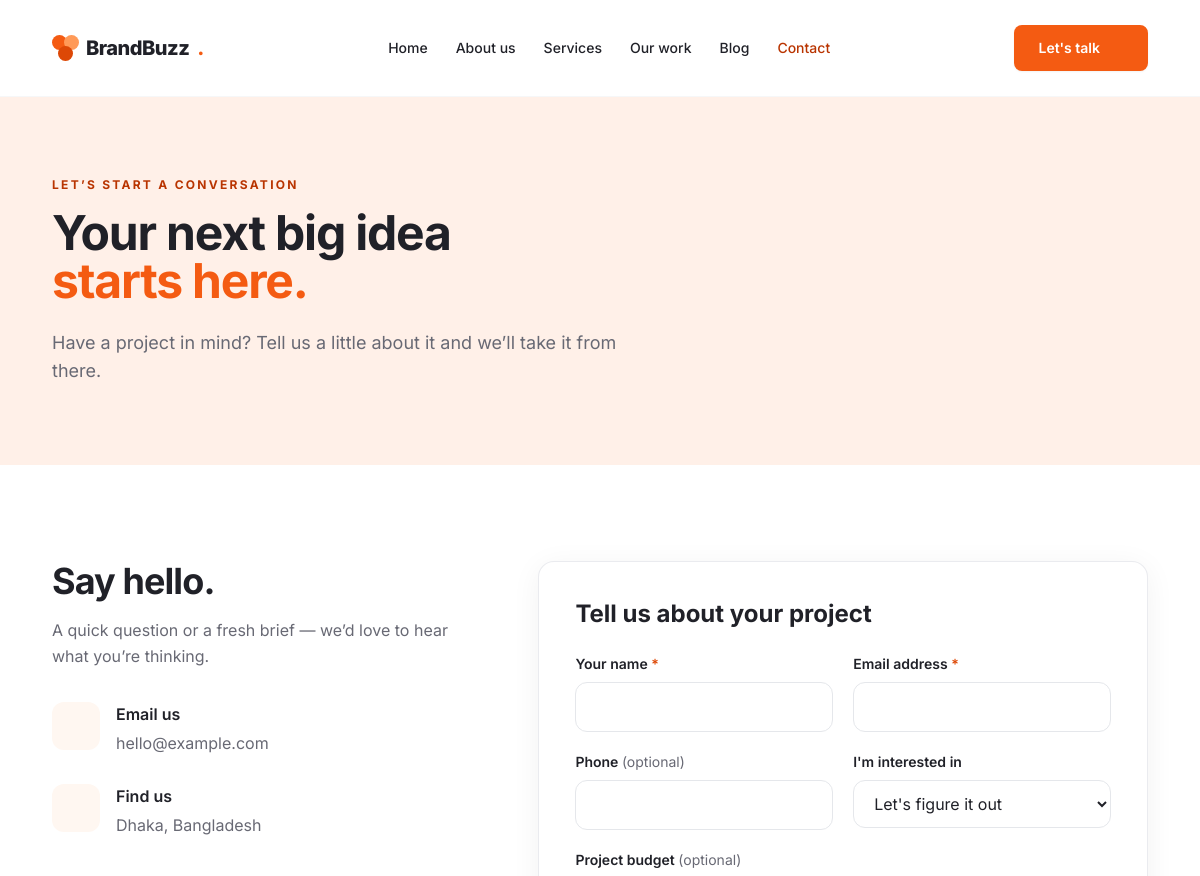
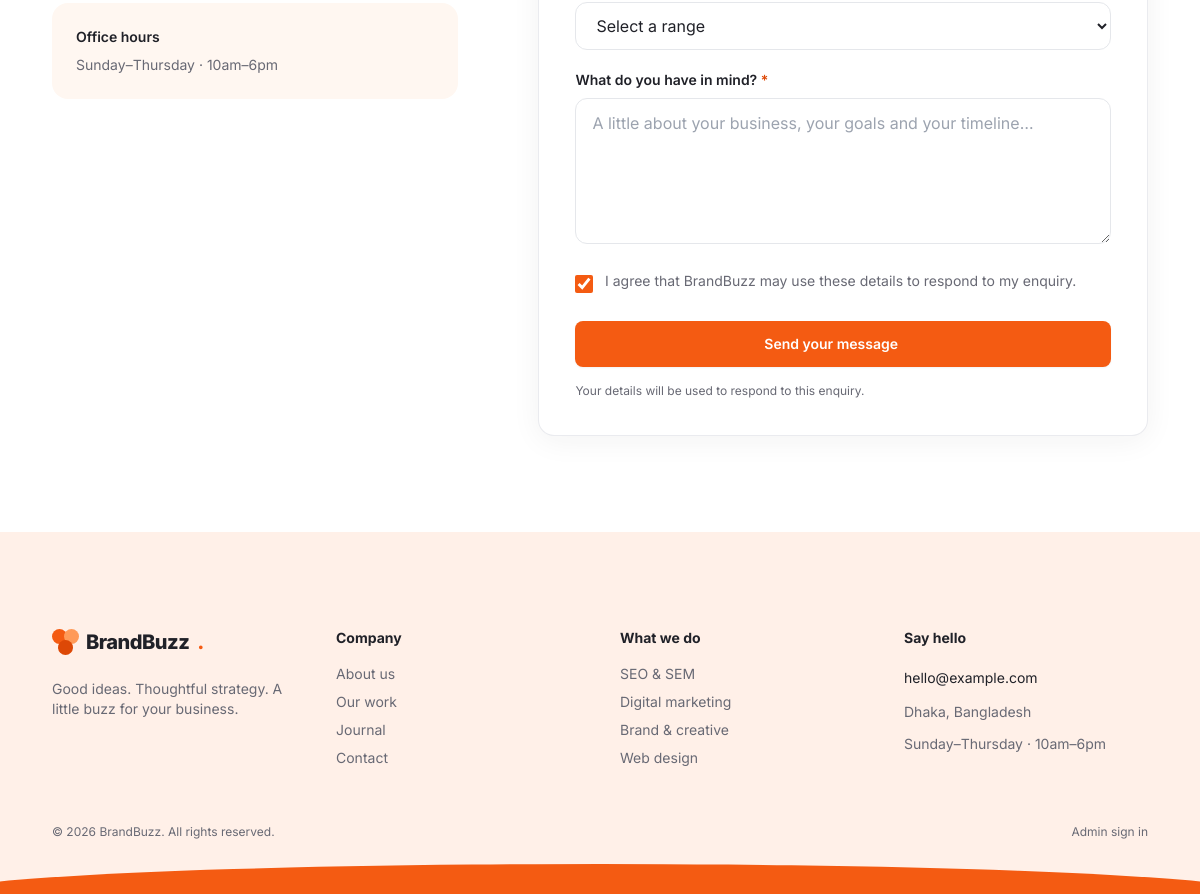
The page /contact.php on the database its author committed (2 pictures, top to bottom).
### tables this page shows
CREATE TABLE IF NOT EXISTS services (
 id BIGINT UNSIGNED AUTO_INCREMENT PRIMARY KEY,
 title VARCHAR(140) NOT NULL,
 slug VARCHAR(160) NOT NULL UNIQUE,
 excerpt VARCHAR(300) NOT NULL,
 content MEDIUMTEXT NOT NULL,
 icon VARCHAR(30) NOT NULL DEFAULT 'sparkles',
 accent VARCHAR(20) NOT NULL DEFAULT 'orange',
 status ENUM('draft','published') NOT NULL DEFAULT 'draft',
 sort_order INT UNSIGNED NOT NULL DEFAULT 0,
 created_at TIMESTAMP NOT NULL DEFAULT CURRENT_TIMESTAMP,
 updated_at TIMESTAMP NOT NULL DEFAULT CURRENT_TIMESTAMP ON UPDATE CURRENT_TIMESTAMP,
 INDEX idx_services_status_sort (status,sort_order)
);

### app/controllers/ContactController.php (called while the page is built, shortened)
<?php
final class ContactController {
    public static function index(): void {
        $services = Service::published();
        $old = $_SESSION['contact_old'] ?? ['service' => query('service')];
        public_page('contact/index', compact('services', 'old', 'errors') + ['active' => 'contact', 'title' => 'Contact us', 'canonical' => page_url('contact')]);
    }
}

### public/contact.php (called while the page is built)
<?php
require dirname(__DIR__) . '/app/bootstrap.php';
ContactController::index();

### app/models/Setting.php (called while the page is built, shortened)
<?php
final class Setting {
    private static ?array $cache = null;
    public static function all(): array { if (self::$cache === null) self::$cache = Database::connection()->query('SELECT setting_key, setting_value FROM settings')->fetchAll(PDO::FETCH_KEY_PAIR); return self::$cache; }
    public static function get(string $key, string $default = ''): string { return (string)(self::all()[$key] ?? $default); }
}

### app/config/constants.php (called while the page is built, shortened)
<?php
function env(string $key, string $default = ''): string { $value = getenv($key); return $value === false ? $default : $value; }

### app/bootstrap.php (called while the page is built, shortened)
<?php
require_once __DIR__ . '/config/constants.php';
require_once __DIR__ . '/config/database.php';
spl_autoload_register(function(string $class): void {
    foreach (['models','controllers'] as $directory) { $path = __DIR__ . '/' . $directory . '/' . $class . '.php'; if (is_file($path)) { require_once $path; return; } }
});
require_once __DIR__ . '/helpers/functions.php';

### app/config/database.php (called while the page is built, shortened)
<?php
final class Database {
    private static ?PDO $connection = null;
    public static function connection(): PDO {
        if (self::$connection !== null) return self::$connection;
        $database = env('DB_DATABASE', 'brandbuzz_agency');
        $host = env('DB_HOST', '127.0.0.1');
        $port = (int) env('DB_PORT', '3306');
        self::$connection = new PDO("mysql:host={$host};port={$port};dbname={$database};charset=utf8mb4", env('DB_USERNAME', 'root'), env('DB_PASSWORD'), [
            PDO::ATTR_ERRMODE => PDO::ERRMODE_EXCEPTION,
            PDO::ATTR_DEFAULT_FETCH_MODE => PDO::FETCH_ASSOC,
            PDO::ATTR_EMULATE_PREPARES => false,
        ]);
        return self::$connection;
    }
}

### app/models/Model.php (called while the page is built, shortened)
<?php
abstract class Model {
    protected static string $table;
    public static function db(): PDO { return Database::connection(); }
    public static function published(): array { return static::db()->query('SELECT * FROM ' . static::$table . " WHERE status = 'published' ORDER BY sort_order ASC, id DESC")->fetchAll(); }
}

### resources/views/contact/index.php (the view, shortened to what this page needs)
<section class="page-intro"><div class="container-page"><p class="eyebrow">Let’s start a conversation</p><h1>Your next big idea<br><span class="text-brand-500">starts here.</span></h1><p class="mt-6 text-lg text-muted max-w-xl">Have a project in mind? Tell us a little about it and we’ll take it from there.</p></div></section><section class="container-page section-space grid lg:grid-cols-[.8fr_1.2fr] gap-12 lg:gap-20"><div><h2 class="section-title">Say hello.</h2><p class="text-muted mt-4 mb-8">A quick question or a fresh brief — we’d love to hear what you’re thinking.</p><div class="space-y-7"><?php foreach([['mail','Email us',setting('contact_email','hello@example.com')],['phone','Give us a call',setting('contact_phone','Add your phone number in settings')],['pin','Find us',setting('contact_address','Dhaka, Bangladesh')]] as $item): ?><?php if(trim($item[2])==='') continue; ?><div class="flex gap-4"><span class="w-12 h-12 flex-none rounded-xl bg-brand-50 text-brand-600 flex items-center justify-center"><?= icon($item[0]) ?></span><div><h3 class="font-semibold text-base"><?= e($item[1]) ?></h3><p class="text-muted mt-1 break-words"><?php if($item[0]==='mail'): ?><a href="mailto:<?= e($item[2]) ?>"><?= e($item[2]) ?></a><?php elseif($item[0]==='phone' && preg_match('/[0-9]{5,}/',preg_replace('/\D/','',$item[2]))): ?><a href="tel:<?= e(preg_replace('/[^+0-9]/','',$item[2])) ?>"><?= e($item[2]) ?></a><?php else: ?><?= e($item[2]) ?><?php endif ?></p></div></div><?php endforeach ?></div><div class="mt-10 p-6 rounded-2xl bg-brand-50"><p class="font-semibold text-sm">Office hours</p><p class="text-muted text-sm mt-2"><?= e(setting('office_hours','Sunday–Thursday · 10am–6pm')) ?></p></div></div>
<div class="card p-6 md:p-9" id="contact-form"><h2 class="text-2xl font-bold mb-6">Tell us about your project</h2>
<form method="post" action="<?= e(page_url('contact')) ?>#contact-form">
  <div class="grid sm:grid-cols-2 gap-5"><div><label for="name">Your name <span class="text-brand-600">*</span></label><input id="name" name="name" autocomplete="name" required maxlength="100" value="<?= e($old['name'] ?? '') ?>"></div><div><label for="email">Email address <span class="text-brand-600">*</span></label><input type="email" id="email" name="email" autocomplete="email" required maxlength="190" value="<?= e($old['email'] ?? '') ?>"></div><div><label for="phone">Phone <span class="text-muted font-normal">(optional)</span></label><input type="tel" id="phone" name="phone" autocomplete="tel" maxlength="40" value="<?= e($old['phone'] ?? '') ?>"></div><div><label for="service">I'm interested in</label><select id="service" name="service"><option value="">Let's figure it out</option><?php foreach($services as $service): ?><option value="<?= e($service['title']) ?>" <?= ($old['service'] ?? '') === $service['title'] ? 'selected' : '' ?>><?= e($service['title']) ?></option><?php endforeach ?></select></div></div>
  <div class="mt-5"><label for="budget">Project budget <span class="text-muted font-normal">(optional)</span></label><select id="budget" name="budget"><?php foreach([''=>'Select a range','Under ৳25,000'=>'Under ৳25,000','৳25,000–৳75,000'=>'৳25,000–৳75,000','৳75,000–৳200,000'=>'৳75,000–৳200,000','৳200,000+'=>'৳200,000+','Let’s discuss'=>'Let’s discuss'] as $value=>$label): ?><option value="<?= e($value) ?>" <?= ($old['budget'] ?? '')===$value?'selected':'' ?>><?= e($label) ?></option><?php endforeach ?></select></div>
  <div class="mt-5"><label for="message">What do you have in mind? <span class="text-brand-600">*</span></label><textarea id="message" name="message" required maxlength="5000" rows="5" placeholder="A little about your business, your goals and your timeline…"><?= e($old['message'] ?? '') ?></textarea></div>
  <label class="flex items-start gap-3 text-sm text-muted font-normal mt-5"><input type="checkbox" name="consent" value="1" checked class="flex-none mt-1">I agree that BrandBuzz may use these details to respond to my enquiry.</label>
  <button class="btn btn-primary w-full mt-5" type="submit">Send your message <?= icon('arrow','w-4 h-4') ?></button><p class="text-xs text-muted mt-4">Your details will be used to respond to this enquiry.</p>
</form></div></section>

### resources/views/layouts/footer.php (shortened to what this page needs)
<footer class="bg-peach pt-24 overflow-hidden">
  <div class="container-page grid sm:grid-cols-2 lg:grid-cols-4 gap-10 pb-14">
    <div><a class="brand" href="<?= e(page_url()) ?>"><span class="brand-mark" aria-hidden="true"><i></i><i></i><i></i></span><?= e(setting('site_name','BrandBuzz')) ?><span>.</span></a><p class="mt-4 text-sm text-muted max-w-xs"><?= e(setting('footer_text','Good ideas. Thoughtful strategy. A little buzz for your business.')) ?></p></div>
    <div><h3 class="text-sm font-bold mb-4">Company</h3><ul class="space-y-2 text-sm text-muted"><?php foreach(['about'=>'About us','portfolio'=>'Our work','blog'=>'Journal','contact'=>'Contact'] as $key=>$label): ?><li><a class="hover:text-brand-600" href="<?= e(page_url($key)) ?>"><?= e($label) ?></a></li><?php endforeach ?></ul></div>
    <div><h3 class="text-sm font-bold mb-4">What we do</h3><ul class="space-y-2 text-sm text-muted"><?php foreach(array_slice(Service::published(),0,4) as $item): ?><li><a class="hover:text-brand-600" href="<?= e(page_url('services',['slug'=>$item['slug']])) ?>"><?= e($item['title']) ?></a></li><?php endforeach ?></ul></div>
    <div><h3 class="text-sm font-bold mb-4">Say hello</h3><a class="text-sm break-words hover:text-brand-600" href="mailto:<?= e(setting('contact_email','hello@example.com')) ?>"><?= e(setting('contact_email','hello@example.com')) ?></a><p class="text-sm text-muted mt-3"><?= e(setting('contact_address','Dhaka, Bangladesh')) ?></p><p class="text-sm text-muted mt-3"><?= e(setting('office_hours','Sunday–Thursday · 10am–6pm')) ?></p></div>
  </div>
  <div class="container-page flex flex-wrap justify-between gap-4 pb-6 text-xs text-muted"><p>© <?= date('Y') ?> <?= e(setting('site_name','BrandBuzz')) ?>. All rights reserved.</p><a href="<?= e(url('admin/login.php')) ?>" class="hover:text-brand-600">Admin sign in</a></div>
  <div class="footer-wave" aria-hidden="true"></div>
</footer>
</body></html>

### rows shown on the page
services: title "SEO & SEM"
services: title "Digital marketing"
services: title "Brand & creative"
services: title "Web design"

### other values the page prints
setting('site_name','BrandBuzz') "BrandBuzz"
$label "Home"
$label "About us"
$label "Services"
$label "Our work"
$label "Blog"
$label "Contact"
$item[1] "Email us"
$item[2] "hello@example.com"
$item[1] "Find us"
$item[2] "Dhaka, Bangladesh"
setting('office_hours','Sunday–Thursday · 10am–6pm') "Sunday–Thursday · 10am–6pm"
$label "Journal"
setting('contact_email','hello@example.com') "hello@example.com"
setting('contact_address','Dhaka, Bangladesh') "Dhaka, Bangladesh"
